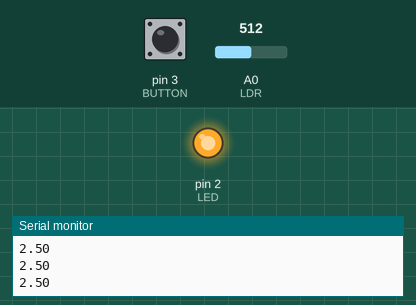
Bench run of a sketch on a simulated Arduino Uno, built with avr-gcc and run on an emulated ATmega328P. Shown: output pins drawn as LEDs (lit = HIGH), the last lines printed to the serial monitor. The inputs (shaded band) are chosen by the test bench; at power-on: A0 (LDR) = 512, pin 3 (BUTTON) LOW.

Above: at 1.2 s.
1.3 s: A0 (LDR) set to 110
2.8 s: A0 (LDR) set to 94
At 3.2 s:
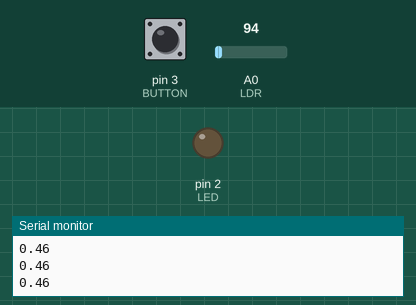
4.3 s: A0 (LDR) set to 122
At 5.4 s:
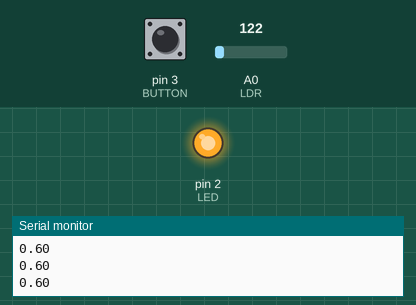
5.8 s: A0 (LDR) set to 0
At 6.7 s:
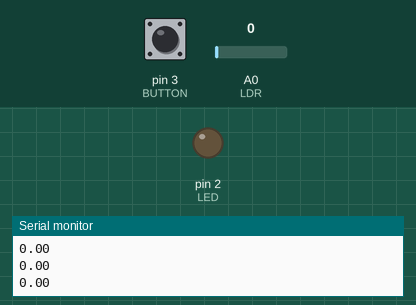
Timing chart, 0 to 8.3 s (numbered marks = the images above; inputs shaded):
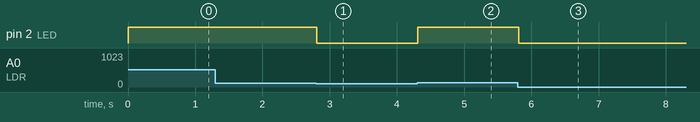

Measured:
- the behaviour switches between 103 and 102 on A0 (LDR) (found by bisection; images 0 and 1)
- after the input at 2.8 s, pin 2 (LED): HIGH → LOW at once
- after the input at 4.3 s, pin 2 (LED): LOW → HIGH at once
- after the input at 5.8 s, pin 2 (LED): HIGH → LOW at once

The sketch:

Atv1.ino
```cpp
#define LDR A0
#define LED 2
#define BUTTON 3
#define Limiar 0.5

int Leitura = 0;
float Tensao;
bool buttonPressed = false;

void setup()
{
  pinMode(LED, OUTPUT);
  pinMode(BUTTON, INPUT);
  Serial.begin(9600);
}

void loop()
{
  if (digitalRead(BUTTON) == HIGH) {
    buttonPressed = true;
  }

  if (buttonPressed) {
    digitalWrite(LED, HIGH);
  } else {
    Leitura = analogRead(LDR);
    Tensao = Leitura * (5.0/1024);
    Serial.println(Tensao);
    if ( Tensao >= Limiar )
    {
      digitalWrite(LED, HIGH);
    }
    else
    {
      digitalWrite(LED, LOW);
    }
  }
}
```
